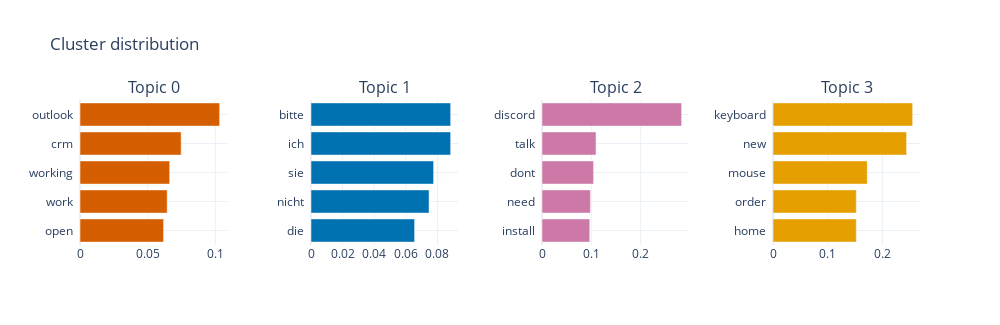

Notebook cell for this chart:
### Markdown cell above
# Clustering and output

### Code cell
# cluster with bertopic and visualize
from bertopic import BERTopic
from sklearn.metrics import silhouette_score
from sklearn.feature_extraction.text import CountVectorizer
vectorizer = CountVectorizer(stop_words='english')


topic_model = BERTopic(language="english", calculate_probabilities=True, vectorizer_model=vectorizer)
topics, probs = topic_model.fit_transform(intent_df['Text'].values)

# get the most frequent topics
topic_freq = topic_model.get_topic_info()
topic_freq.head()




# plot a barchart of the most frequent topics along with their keywords
# please do show the keywords in the plot

topic_info = topic_model.get_topic_info()
topics = topic_model.get_topics()

print(f'Number of clusters: {len(topic_info)}')
print (topic_info[['Topic', 'Count']] [:20])



fig = topic_model.visualize_barchart(top_n_topics=20)
fig.update_layout(title=f"Cluster distribution")

### Figure 1 — Plotly figure (JSON) as saved in the notebook; plotly's stock layout.template omitted (floating-point values rounded to 4 significant figures)
{"data": [{"marker": {"color": "#D55E00"}, "orientation": "h", "type": "bar", "x": [0.06176, 0.06441, 0.06625, 0.07473, 0.1032], "xaxis": "x", "y": ["open  ", "work  ", "working  ", "crm  ", "outlook  "], "yaxis": "y"}, {"marker": {"color": "#0072B2"}, "orientation": "h", "type": "bar", "x": [0.06557, 0.07471, 0.07759, 0.08838, 0.08838], "xaxis": "x2", "y": ["die  ", "nicht  ", "sie  ", "ich  ", "bitte  "], "yaxis": "y2"}, {"marker": {"color": "#CC79A7"}, "orientation": "h", "type": "bar", "x": [0.09687, 0.0982, 0.1046, 0.1095, 0.2832], "xaxis": "x3", "y": ["install  ", "need  ", "dont  ", "talk  ", "discord  "], "yaxis": "y3"}, {"marker": {"color": "#E69F00"}, "orientation": "h", "type": "bar", "x": [0.1524, 0.1524, 0.1724, 0.2443, 0.2554], "xaxis": "x4", "y": ["home  ", "order  ", "mouse  ", "new  ", "keyboard  "], "yaxis": "y4"}], "layout": {"annotations": [{"font": {"size": 16}, "showarrow": false, "text": "Topic 0", "x": 0.0875, "xanchor": "center", "xref": "paper", "y": 1, "yanchor": "bottom", "yref": "paper"}, {"font": {"size": 16}, "showarrow": false, "text": "Topic 1", "x": 0.3625, "xanchor": "center", "xref": "paper", "y": 1, "yanchor": "bottom", "yref": "paper"}, {"font": {"size": 16}, "showarrow": false, "text": "Topic 2", "x": 0.6375, "xanchor": "center", "xref": "paper", "y": 1, "yanchor": "bottom", "yref": "paper"}, {"font": {"size": 16}, "showarrow": false, "text": "Topic 3", "x": 0.9125, "xanchor": "center", "xref": "paper", "y": 1, "yanchor": "bottom", "yref": "paper"}], "height": 325, "hoverlabel": {"bgcolor": "white", "font": {"family": "Rockwell", "size": 16}}, "showlegend": false, "title": {"text": "Cluster distribution"}, "width": 1000, "xaxis": {"anchor": "y", "domain": [0, 0.175], "showgrid": true}, "xaxis2": {"anchor": "y2", "domain": [0.275, 0.45], "showgrid": true}, "xaxis3": {"anchor": "y3", "domain": [0.55, 0.725], "showgrid": true}, "xaxis4": {"anchor": "y4", "domain": [0.825, 1], "showgrid": true}, "yaxis": {"anchor": "x", "domain": [0, 1], "showgrid": true}, "yaxis2": {"anchor": "x2", "domain": [0, 1], "showgrid": true}, "yaxis3": {"anchor": "x3", "domain": [0, 1], "showgrid": true}, "yaxis4": {"anchor": "x4", "domain": [0, 1], "showgrid": true}}}
